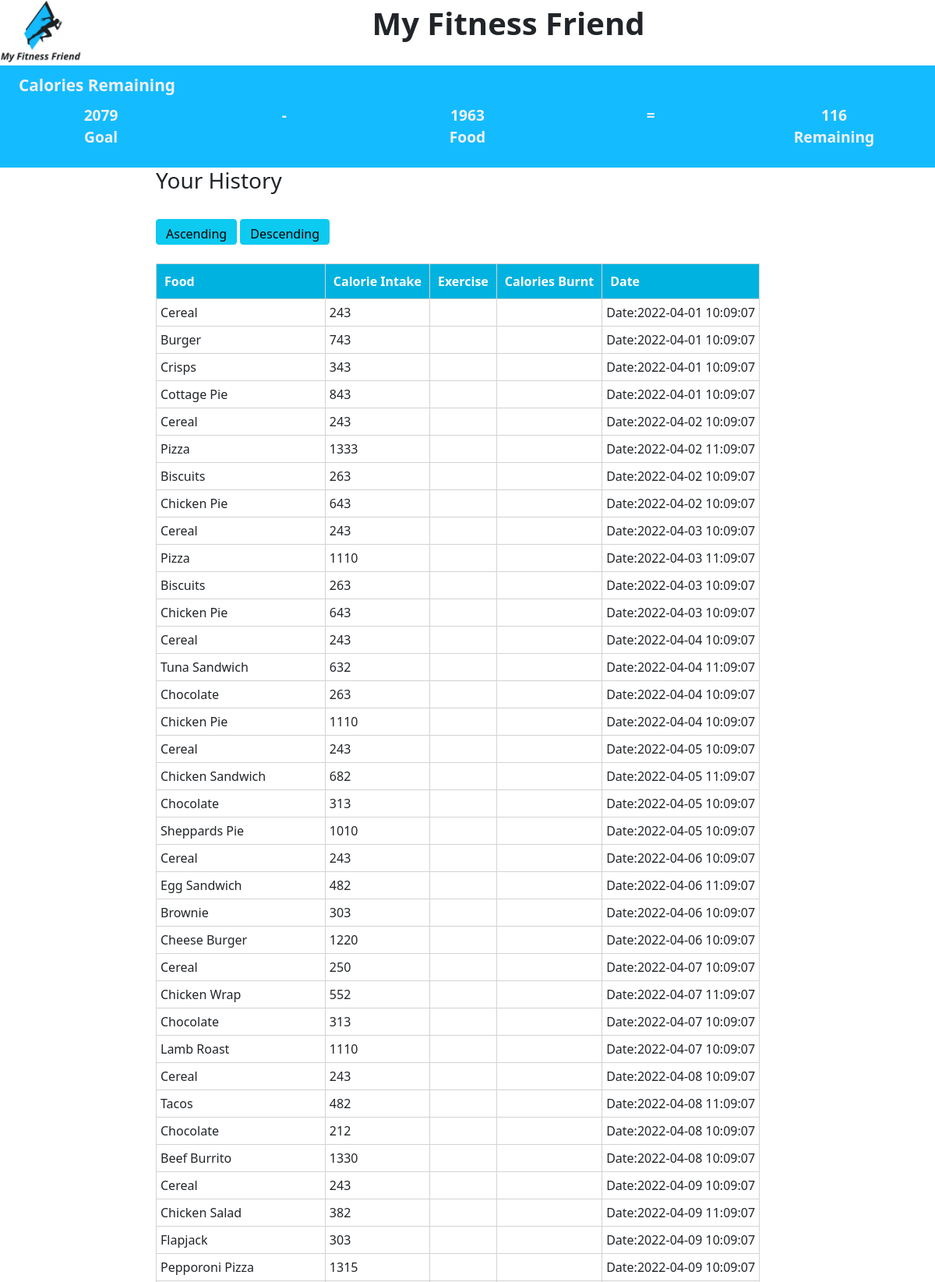
The app's page /history.php (signed in, upper part) with its own data.
### tables this page shows
CREATE TABLE `users` (
  `uid` int(11) NOT NULL,
  `username` varchar(32) DEFAULT NULL,
  `password` varchar(64) DEFAULT NULL,
  `firstname` varchar(64) DEFAULT NULL,
  `lastname` varchar(64) DEFAULT NULL,
  `email` varchar(128) DEFAULT NULL,
  `age` smallint(3) DEFAULT NULL,
  `gender` varchar(6) DEFAULT NULL,
  `start_weight` int(3) DEFAULT NULL,
  `current_weight` int(3) DEFAULT NULL,
  `goal_weight` int(3) DEFAULT NULL,
  `height` int(3) DEFAULT NULL,
  `unit1` varchar(32) DEFAULT NULL,
  `unit2` varchar(32) DEFAULT NULL,
  `mentor1` int(3) DEFAULT NULL,
  `mentor2` int(3) DEFAULT NULL,
  `mentor3` int(3) DEFAULT NULL,
  `calorie_intake` int(5) DEFAULT NULL
);

CREATE TABLE `calories` (
  `cid` int(5) NOT NULL,
  `uid` int(11) DEFAULT NULL,
  `food` varchar(120) DEFAULT NULL,
  `meal` varchar(120) DEFAULT NULL,
  `calorie_intake` int(5) DEFAULT NULL,
  `exercise` varchar(120) DEFAULT NULL,
  `calories_burnt` int(5) DEFAULT NULL,
  `datetime` datetime NOT NULL
);

### history.php (the view, shortened to what this page needs)
<?php
include 'header.php';
if(!isset($_SESSION['uid']))
{
  echo 'You are being redirected to the home page!';
  header("Location:index.php");
}
else
{
  $uid=$_SESSION['uid'];
}
if(isset($_POST['ASC']))
{
    $asc_query = "SELECT * FROM calories WHERE uid = $uid ORDER BY cid ASC";
    $result = executeQuery($asc_query);
}
elseif (isset ($_POST['DESC']))
    {
          $desc_query = "SELECT * FROM calories WHERE uid = $uid ORDER BY cid DESC";
          $result = executeQuery($desc_query);
    }
 else {
        $default_query = "SELECT * FROM calories WHERE uid = $uid";
        $result = executeQuery($default_query);
}
?>
    <div class="col-md-8 m-auto block" id="main_content">
    <h3>Your History</h3><br>
      <form action="history.php" method="post">
        <input type="submit" class = "btn btn-info" name="ASC" value="Ascending">
        <input type="submit" class = "btn btn-info" name="DESC" value="Descending"><br><br>
    <table class="table-main">
    <tr>
      <th>Food</th>
      <th>Calorie Intake</th>
      <th>Exercise</th>
      <th>Calories Burnt</th>
      <th>Date</th>
    </tr>
<?php
function executeQuery($query)
{
    $connection = mysqli_connect("localhost","root","");
    $result = mysqli_query($connection, $query);
    return $result;
}
while($row = mysqli_fetch_assoc($result)){
  ?>
<tr>
    <td><?php echo $row['food'];?></td>
    <td><?php echo $row['calorie_intake'];?></td>
    <td><?php echo $row['exercise'];?></td>
    <td><?php echo $row['calories_burnt'];?></td>
    <td>Date:<?php echo $row['datetime'];?></td>
</tr>
  <?php
}
?>
      </table>
      </form>
    </div>
<?php
include 'footer.php';
?>

### interface.php (shortened to what this page needs)
<?php
if (isset($_SESSION['username'])) {
  $connection = mysqli_connect("localhost","root","");
  $calorieQuery = "SELECT SUM(calorie_intake) FROM calories WHERE uid = '$_SESSION[uid]' AND date(datetime) = curdate();";
  $calorieResult = mysqli_query($connection, $calorieQuery);
  $crTemp = mysqli_fetch_array($calorieResult);
  if(empty($crTemp[0])) {
    $cr = 0;
  }
  else {
    $cr = $crTemp[0];
  }
  $query = "SELECT * FROM users WHERE uid = '$_SESSION[uid]'";
  $result = mysqli_query($connection, $query);
  while ($row = mysqli_fetch_assoc($result)) {
    $sw = $row['start_weight'];
    $cw = $row['current_weight'];
    $gw = $row['goal_weight'];
    $g = $row['gender'];
  }
  $result1 = $cw * 2.205;
  $result2 = $result1 * 15;
  $x = $sw - $gw;
  $y = $sw - $cw;
  $z = $y / $x;
  $offset = 1 - $z;
  $reduction = $offset / 2;
  $reduction2 = $result2 * $reduction;
  if($g == "Male") {
    $ci = MAX(round($result2 - $reduction2),1800);
  }
  else {
    $ci = MAX(round($result2 - $reduction2),1500);
  }
  $ri = round($ci - $cr);
  echo <<<INTERFACE
  <div class="container-fluid" id="calorie">
    <legend class="title">Calories Remaining</legend>
    <div class="row">
      <div class="col">
        <label>{$ci}<br>Goal</label>
      </div>
      <div class="col">
        <label>-</label>
      </div>
      <div class="col">
        <label>{$cr}<br>
        Food</label>
      </div>
      <div class="col">
        <label>=</label>
      </div>
      <div class="col">
        <label>{$ri}<br>
        Remaining</label>
      </div>
    </div>
  </div>
  INTERFACE;
}
else {
  include 'docs/ToS.php';
}
?>

### css/style.css (style rules this page uses)
:root { --colourPri: #022140; --colourSec: #c5c5c5; --colourBG: #14BCFF; --colourText: #f0f0f0; --colourNav: #c68c53a8; --colourHover: #233385; }
#calorie, #loginHeader { padding-left: 1.5em; padding-right: 1.5em; padding-bottom: 1.5em; font-size: 1em; font-weight: bold; text-align: center; color: var(--colourText); background-color: var(--colourBG); }
.title { font-size: 1.3em; text-align: left; padding-top: .5em; }
label { font-size: 1.2em; font-weight: bolder; }
input { height: calc(1.6em + .6vw); }
.table-main, .table-main th, .table-main td { border: 1px solid lightgrey; }
.table-main th { background-color: rgb(0, 178, 223); color: white; padding: 10px; }
.table-main td { background-color: #ffffff; padding: 5px; }

### records on screen
users: ci "2079"
calories: food "Cereal", calorie_intake "243", datetime "2022-04-01 10:09:07"
calories: food "Burger", calorie_intake "743", datetime "2022-04-01 10:09:07"
calories: food "Crisps", calorie_intake "343", datetime "2022-04-01 10:09:07"
calories: food "Cottage Pie", calorie_intake "843", datetime "2022-04-01 10:09:07"
calories: food "Cereal", calorie_intake "243", datetime "2022-04-02 10:09:07"
calories: food "Pizza", calorie_intake "1333", datetime "2022-04-02 11:09:07"
calories: food "Biscuits", calorie_intake "263", datetime "2022-04-02 10:09:07"
calories: food "Chicken Pie", calorie_intake "643", datetime "2022-04-02 10:09:07"
calories: food "Cereal", calorie_intake "243", datetime "2022-04-03 10:09:07"
calories: food "Pizza", calorie_intake "1110", datetime "2022-04-03 11:09:07"
calories: food "Biscuits", calorie_intake "263", datetime "2022-04-03 10:09:07"
calories: food "Chicken Pie", calorie_intake "643", datetime "2022-04-03 10:09:07"
calories: food "Cereal", calorie_intake "243", datetime "2022-04-04 10:09:07"
calories: food "Tuna Sandwich", calorie_intake "632", datetime "2022-04-04 11:09:07"
calories: food "Chocolate", calorie_intake "263", datetime "2022-04-04 10:09:07"
calories: food "Chicken Pie", calorie_intake "1110", datetime "2022-04-04 10:09:07"
calories: food "Cereal", calorie_intake "243", datetime "2022-04-05 10:09:07"
calories: food "Chicken Sandwich", calorie_intake "682", datetime "2022-04-05 11:09:07"
calories: food "Chocolate", calorie_intake "313", datetime "2022-04-05 10:09:07"
calories: food "Sheppards Pie", calorie_intake "1010", datetime "2022-04-05 10:09:07"
calories: food "Cereal", calorie_intake "243", datetime "2022-04-06 10:09:07"
calories: food "Egg Sandwich", calorie_intake "482", datetime "2022-04-06 11:09:07"
calories: food "Brownie", calorie_intake "303", datetime "2022-04-06 10:09:07"
calories: food "Cheese Burger", calorie_intake "1220", datetime "2022-04-06 10:09:07"
calories: food "Cereal", calorie_intake "250", datetime "2022-04-07 10:09:07"
calories: food "Chicken Wrap", calorie_intake "552", datetime "2022-04-07 11:09:07"
calories: food "Chocolate", calorie_intake "313", datetime "2022-04-07 10:09:07"
calories: food "Lamb Roast", calorie_intake "1110", datetime "2022-04-07 10:09:07"
calories: food "Cereal", calorie_intake "243", datetime "2022-04-08 10:09:07"
calories: food "Tacos", calorie_intake "482", datetime "2022-04-08 11:09:07"
calories: food "Chocolate", calorie_intake "212", datetime "2022-04-08 10:09:07"
calories: food "Beef Burrito", calorie_intake "1330", datetime "2022-04-08 10:09:07"
calories: food "Cereal", calorie_intake "243", datetime "2022-04-09 10:09:07"
calories: food "Chicken Salad", calorie_intake "382", datetime "2022-04-09 11:09:07"
calories: food "Flapjack", calorie_intake "303", datetime "2022-04-09 10:09:07"
calories: food "Pepporoni Pizza", calorie_intake "1315", datetime "2022-04-09 10:09:07"

### other values on screen
$cr "1963"
$ri "116"
